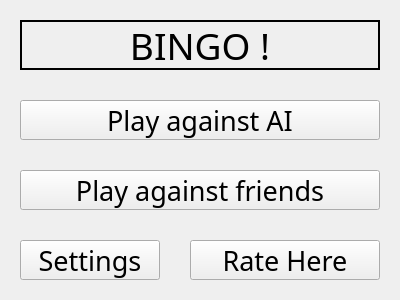
<?xml version="1.0" encoding="UTF-8"?>
<ui version="4.0">
 <class>Dialog</class>
 <widget class="QDialog" name="Dialog">
  <property name="geometry">
   <rect>
    <x>0</x>
    <y>0</y>
    <width>400</width>
    <height>300</height>
   </rect>
  </property>
  <property name="windowTitle">
   <string>BINGO !</string>
  </property>
  <widget class="QLabel" name="label">
   <property name="geometry">
    <rect>
     <x>20</x>
     <y>20</y>
     <width>360</width>
     <height>50</height>
    </rect>
   </property>
   <property name="font">
    <font>
     <family>Cooper Black</family>
     <pointsize>28</pointsize>
    </font>
   </property>
   <property name="frameShape">
    <enum>QFrame::Box</enum>
   </property>
   <property name="frameShadow">
    <enum>QFrame::Plain</enum>
   </property>
   <property name="lineWidth">
    <number>2</number>
   </property>
   <property name="midLineWidth">
    <number>1</number>
   </property>
   <property name="text">
    <string>BINGO !</string>
   </property>
   <property name="textFormat">
    <enum>Qt::AutoText</enum>
   </property>
   <property name="scaledContents">
    <bool>false</bool>
   </property>
   <property name="alignment">
    <set>Qt::AlignCenter</set>
   </property>
  </widget>
  <widget class="QPushButton" name="pushButton">
   <property name="geometry">
    <rect>
     <x>20</x>
     <y>100</y>
     <width>360</width>
     <height>40</height>
    </rect>
   </property>
   <property name="font">
    <font>
     <family>Cooper Black</family>
     <pointsize>20</pointsize>
    </font>
   </property>
   <property name="text">
    <string>Play against AI</string>
   </property>
   <property name="autoDefault">
    <bool>false</bool>
   </property>
   <property name="default">
    <bool>false</bool>
   </property>
  </widget>
  <widget class="QPushButton" name="pushButton_2">
   <property name="geometry">
    <rect>
     <x>20</x>
     <y>170</y>
     <width>360</width>
     <height>40</height>
    </rect>
   </property>
   <property name="font">
    <font>
     <family>Cooper Black</family>
     <pointsize>20</pointsize>
    </font>
   </property>
   <property name="text">
    <string>Play against friends</string>
   </property>
   <property name="autoDefault">
    <bool>false</bool>
   </property>
  </widget>
  <widget class="QPushButton" name="pushButton_3">
   <property name="geometry">
    <rect>
     <x>20</x>
     <y>240</y>
     <width>140</width>
     <height>40</height>
    </rect>
   </property>
   <property name="font">
    <font>
     <family>Cooper Black</family>
     <pointsize>20</pointsize>
    </font>
   </property>
   <property name="text">
    <string>Settings</string>
   </property>
   <property name="autoDefault">
    <bool>false</bool>
   </property>
  </widget>
  <widget class="QPushButton" name="pushButton_4">
   <property name="geometry">
    <rect>
     <x>190</x>
     <y>240</y>
     <width>190</width>
     <height>40</height>
    </rect>
   </property>
   <property name="font">
    <font>
     <family>Cooper Black</family>
     <pointsize>20</pointsize>
    </font>
   </property>
   <property name="text">
    <string>Rate Here</string>
   </property>
   <property name="autoDefault">
    <bool>false</bool>
   </property>
  </widget>
 </widget>
 <resources/>
 <connections/>
</ui>
